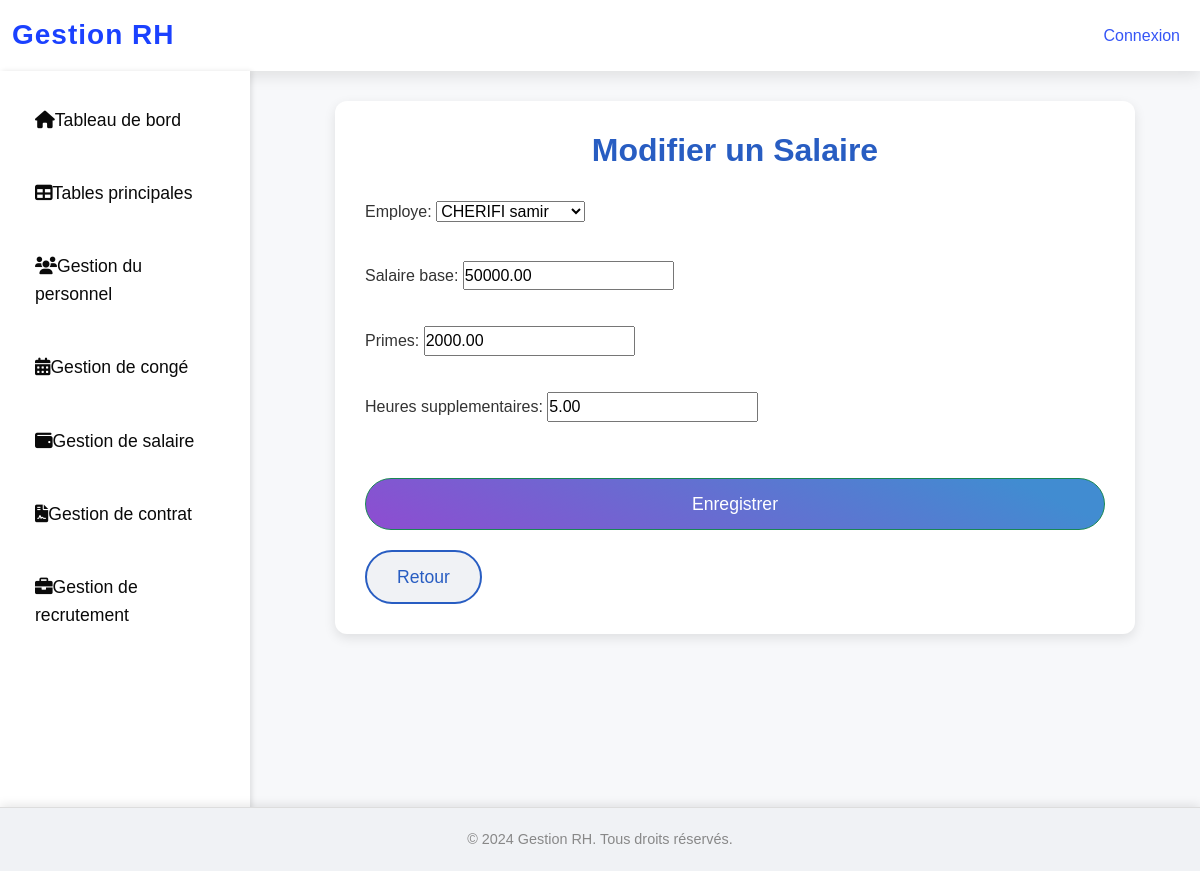
Screenshot of /gestion/salaires/10/modifier/ with the database file from the repository.
### gestion/models.py (models this page shows, shortened)
class Salaire(models.Model):
    employe = models.ForeignKey(Employe, on_delete=models.CASCADE)
    salaire_base = models.DecimalField(max_digits=10, decimal_places=2)
    primes = models.DecimalField(max_digits=10, decimal_places=2, default=0)
    heures_supplementaires = models.DecimalField(max_digits=10, decimal_places=2, default=0)

### gestion/views.py (the view)
# urls.py: path('salaires/<int:pk>/modifier/', views.modifier_salaire, name='modifier_salaire'),
def modifier_salaire(request, pk):
    salaire = get_object_or_404(Salaire, pk=pk)
    if request.method == 'POST':
        form = SalaireForm(request.POST, instance=salaire)
        if form.is_valid():
            form.save()
            return redirect('gestion_salaires')
    else:
        form = SalaireForm(instance=salaire)
    return render(request, 'gestion_salaires/salaire_form.html', {'form': form, 'action': 'Modifier'})

### gestion/forms.py
class SalaireForm(forms.ModelForm):
    class Meta:
        model = Salaire
        fields = ['employe', 'salaire_base', 'primes', 'heures_supplementaires']

### gestion/models.py (called while the page is built)
    def __str__(self):
        return f"{self.nom} {self.prenom}"

### gestion/templates/gestion_salaires/salaire_form.html (shortened to what this page needs)
{% extends 'base.html' %}
{% block content %}
<body>
    <div class="container">
        <h2>{{ action }} un Salaire</h2>
        <form method="post">
            {{ form.as_p }}
            <button type="submit" class="btn btn-success">Enregistrer</button>
        </form>
        <a href="{% url 'gestion_salaires' %}" class="btn btn-secondary">Retour</a>
    </div>
    {% endblock %}

### gestion/templates/base.html (style rules this page uses)
* { margin: 0; padding: 0; box-sizing: border-box; font-family: 'Poppins', sans-serif; }
body { background-color: rgb(234, 234, 234); background-size: cover; background-repeat: no-repeat; background-position: center; height: 100vh; margin: 0; padding: 0; color: #131212; font-size: 16px; line-height: 1.6; }

### gestion/templates/gestion_salaires/salaire_form.html (style rules this page uses)
* { margin: 0; padding: 0; box-sizing: border-box; font-family: 'Poppins', sans-serif; }
body { background-color: #f7f8fa; color: #333; font-size: 16px; line-height: 1.6; }
.container { max-width: 800px; margin-top: 0px; padding: 30px; background-color: #fff; box-shadow: 0 4px 12px rgba(0, 0, 0, 0.1); border-radius: 12px; }
h2 { font-size: 2rem; font-weight: 600; color: #285DC2; margin-bottom: 30px; text-align: center; }
form { display: flex; flex-direction: column; gap: 20px; }
.btn { font-size: 1.1rem; padding: 12px 30px; border-radius: 50px; transition: background-color 0.3s ease, color 0.3s ease; margin-top: 20px; }
.btn-success { background: linear-gradient(205.17deg, #418cd1 10.93%, #9c41d1 116.08%); color: white; }
.btn-secondary { background-color: #f0f2f5; color: #285DC2; border: 2px solid #285DC2; }

### rows the page displays
Salaire: employe "CHERIFI samir", salaire_base "50000.00", primes "2000.00", heures_supplementaires "5.00"

### other values shown
{{ action }} "Modifier"
